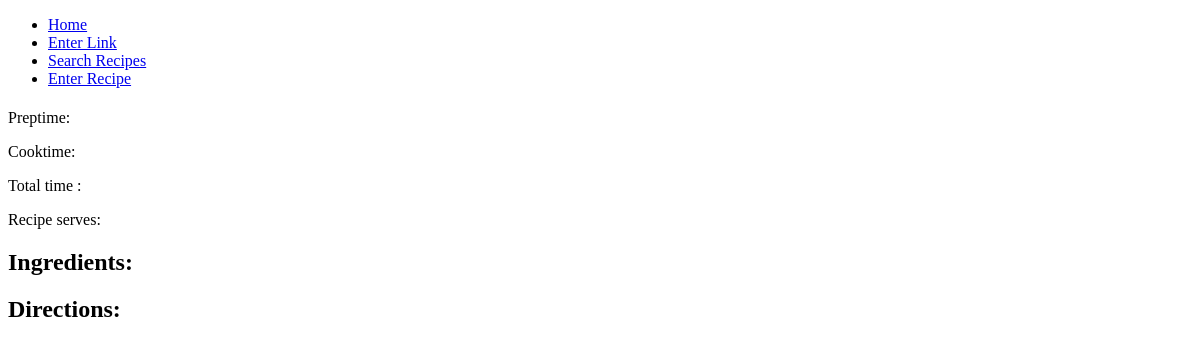
Before: /showrecipe/5 with the older database file.
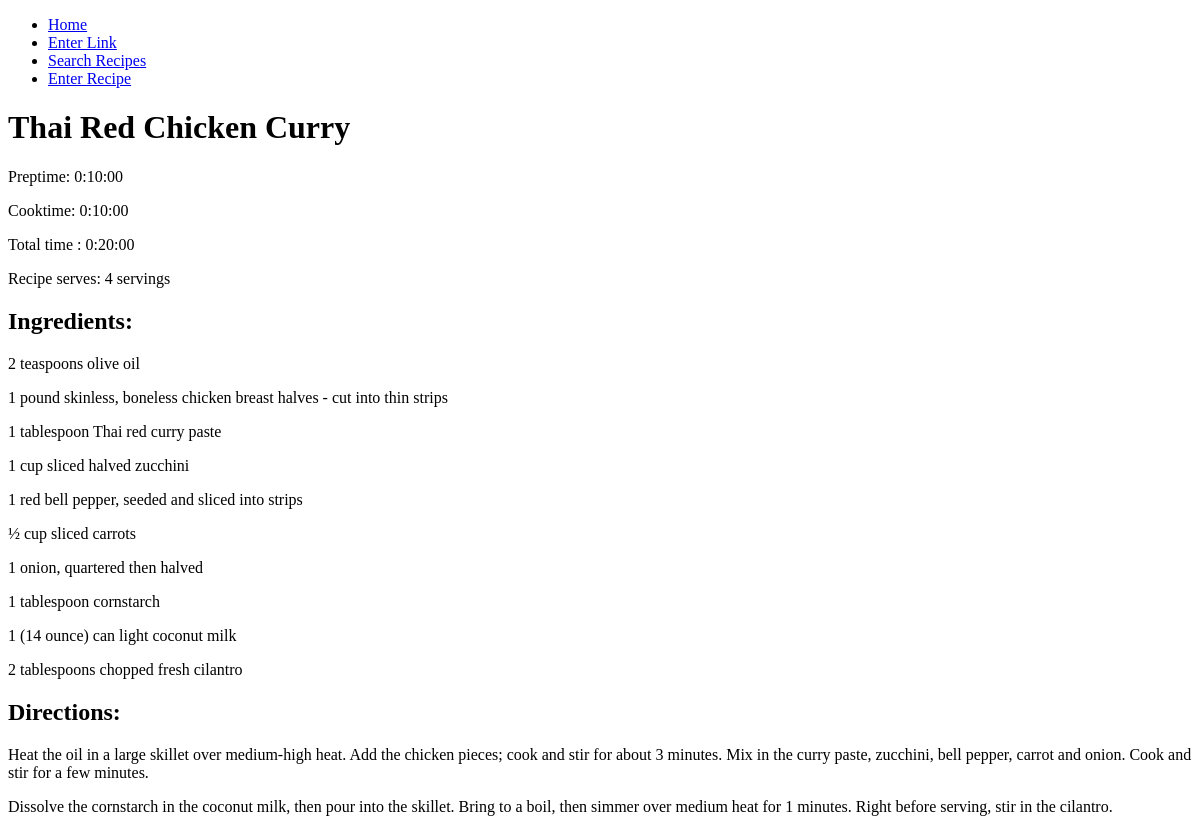
After: the same page with the newer database file.
### recipeapp/models.py (models this page shows, shortened)
class Recipe(db.Model):
    __tablename__ = 'recipes'
    id = db.Column(db.Integer, primary_key=True)
    title = db.Column(db.String(), nullable = False)
    source = db.Column(db.String())
    preptime = db.Column(db.Interval())
    cooktime = db.Column(db.Interval())
    totaltime = db.Column(db.Interval())
    serves = db.Column(db.String(30))
    directions = db.relationship('Directions', backref = 'recipe')
    ingredients = db.relationship('Ingredient', backref = 'recipe')

class Ingredient(db.Model):
    __tablename__ = 'ingredients'
    id = db.Column(db.Integer, primary_key=True)
    line = db.Column(db.String())
    recipe_id = db.Column(db.Integer, db.ForeignKey('recipes.id'))
    def __repr__(self):
        return f'{self.line}'

class Directions(db.Model):
    __tablename__ = 'directions'
    id = db.Column(db.Integer, primary_key=True)
    line = db.Column(db.String())
    recipe_id = db.Column(db.Integer, db.ForeignKey('recipes.id'))
    def __repr__(self):
        return f'{self.line}'

### recipeapp/routes.py (the view)
@app.route('/showrecipe/<id>', methods=['POST', 'GET'])
def showrecipe(id):
    recipe_id = id
    print('recipeid =', recipe_id)
    recipe = Recipe.query.get(recipe_id)
    return render_template('showrecipe.html', recipe=recipe)

### recipeapp/templates/showrecipe.html
{% extends 'layout.html' %}
{% block content %}
    <h1>{{ recipe.title }}</h1>
    <p>Preptime:  {{ recipe.preptime }}</p>
    <p>Cooktime:  {{ recipe.cooktime }}</p>
    <p>Total time : {{ recipe.totaltime }}</p>
    <p>Recipe serves:  {{ recipe.serves }}</p>
    <h2>Ingredients:</h2>
    {% for line in recipe.ingredients %}
      <p>{{ line }}</p>
    {% endfor %}
    <h2>Directions:</h2>
    {% for line in recipe.directions %}
      <p>{{ line }}</p>
    {% endfor %}
{% endblock content %}

### recipeapp/templates/layout.html (shortened to what this page needs)
<!DOCTYPE html>
<html lang="en">
  <head>
  </head>
  <nav class="navbar navbar-expand-lg navbar-dark primary-color">
    <div class="collapse navbar-collapse" id="navbarNav">
      <ul class="navbar-nav">
        <li class="nav-item active">
          <a class="nav-link" href="{{ url_for('home') }}">Home</a>
        </li>
        <li class="nav-item">
          <a class="nav-link" href="{{ url_for('enterlink') }}">Enter Link</a>
        </li>
        <li class="nav-item">
          <a class="nav-link" href="{{ url_for('search') }}">Search Recipes</a>
        </li>
        <li class="nav-item">
          <a class="nav-link" href="{{ url_for('enter') }}">Enter Recipe</a>
        </li>
      </ul>
    </div>
  </nav>
  <body>
    {% block content %}{% endblock content %}
  </body>
</html>

Changed rows visible on the page:
added Recipe: title "Thai Red Chicken Curry", preptime "0:10:00", cooktime "0:10:00", totaltime "0:20:00", serves "4 servings"
added Ingredient: line "2 teaspoons olive oil"
added Ingredient: line "1 pound skinless, boneless chicken breast halves - cut into thin strips"
added Ingredient: line "1 tablespoon Thai red curry paste"
added Ingredient: line "1 cup sliced halved zucchini"
added Ingredient: line "1 red bell pepper, seeded and sliced into strips"
added Ingredient: line "½ cup sliced carrots"
added Ingredient: line "1 onion, quartered then halved"
added Ingredient: line "1 tablespoon cornstarch"
added Ingredient: line "1 (14 ounce) can light coconut milk"
added Ingredient: line "2 tablespoons chopped fresh cilantro"
added Directions: line "Heat the oil in a large skillet over medium-high heat. Add the chicken pieces; cook and stir for about 3 minutes. Mix in the curry paste, zucchini, bell pepper, carrot and onion. Cook and stir for a few minutes."
added Directions: line "Dissolve the cornstarch in the coconut milk, then pour into the skillet. Bring to a boil, then simmer over medium heat for 1 minutes. Right before serving, stir in the cilantro."
